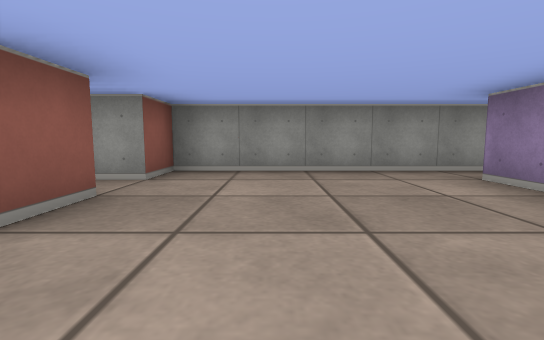
[1] (above)

13 first-person views from a walk through a cub3D maze. The camera is about half as high as the walls, tilts 6° down and sees 85° across. The floor is counted in squares. Each view is taken from the middle of a square. On the plan, view 1 faces up. The plan holds only what a view shows up to about 9 squares ahead; the rest is blank.

[2]
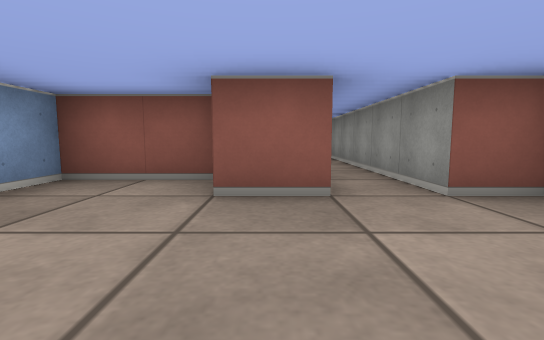

[3]
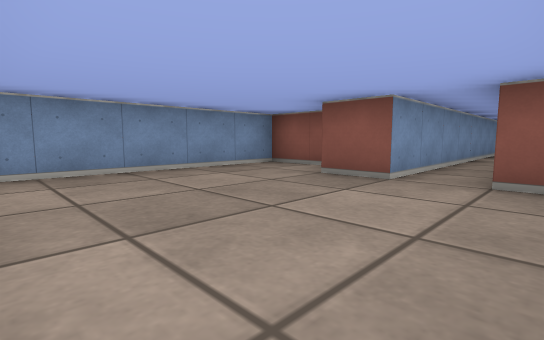

[4]
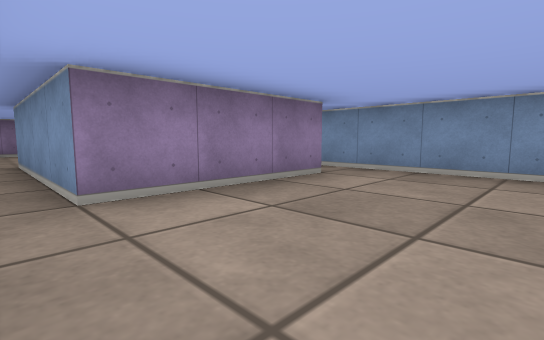

[5]
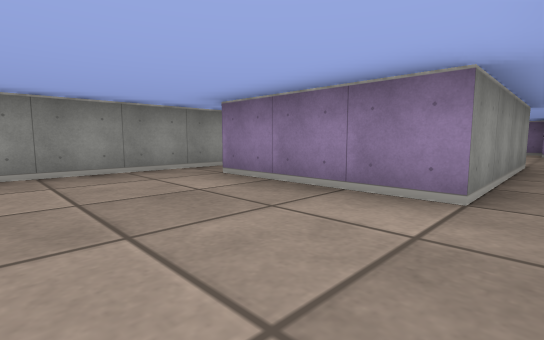

[6]
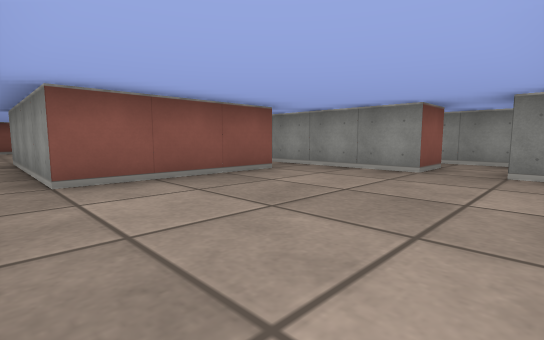

[7]
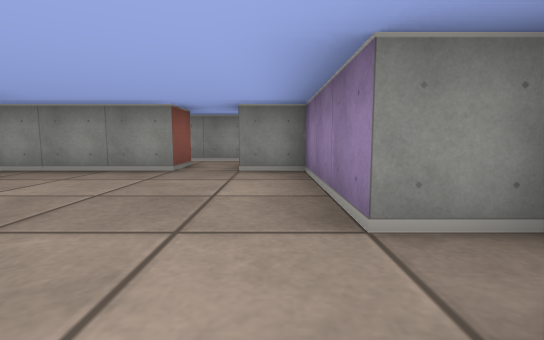

[8]
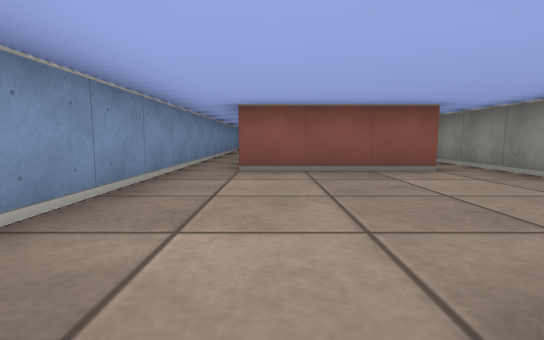

[9]
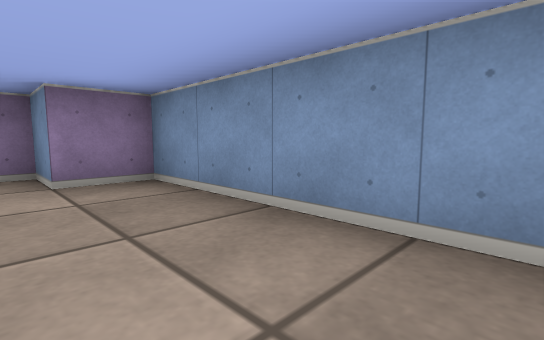

[10]
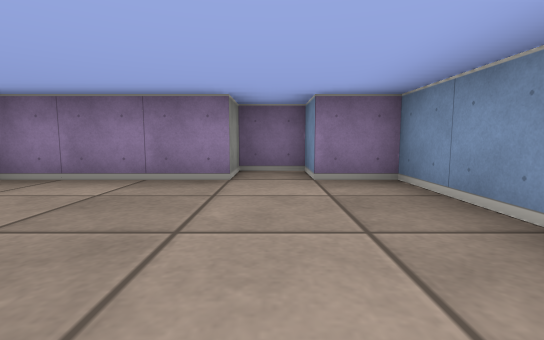

[11]
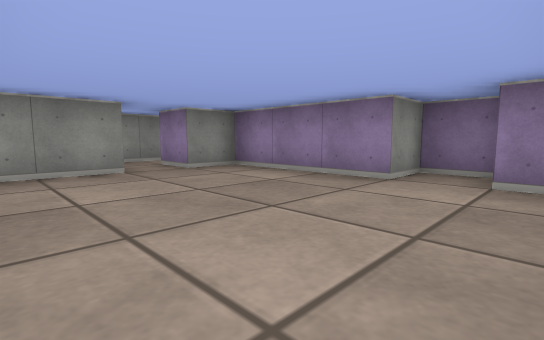

[12]
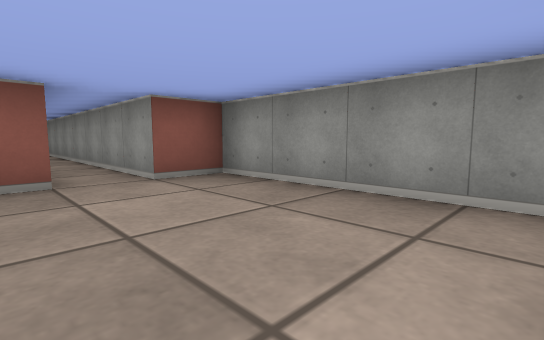

[13]
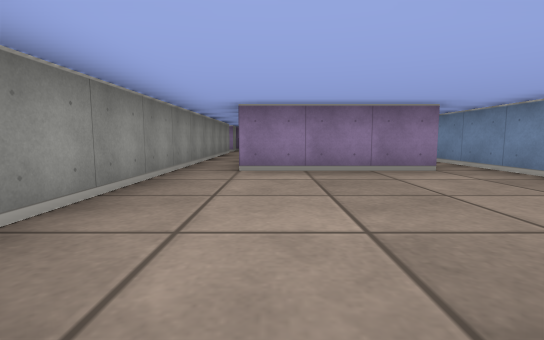

### Floor plan
Points are (right, up) in squares from view 1. A wall is a line through its corners. A room is listed if a view was taken in it or the views show most of it. See-through windows are left out.
Room 1 (views 1, 2, 3, 4, 5, 12, 13)
walls: (-2.5, 1.4) (-2.5, -0.5) (2.5, -0.5); (2.5, 0.5) (2.5, 3.5); (2.5, 4.5) (-1.5, 4.5) (-1.5, 3.5) (-8.5, 3.5); (-8.5, 2.5) (-1.5, 2.5) (-1.5, 1.5)
ways out: opening at (3, 0) to room 2; opening at (3, 4) to room 2
Room 2 (views 6, 7, 8, 9, 10, 11)
walls: (8.5, 5.6) (8.5, 4.5) (2.5, 4.5); (2.5, 3.5) (6.5, 3.5) (6.5, 0.5) (2.5, 0.5); (2.5, -0.5) (10.5, -0.5) (10.5, 0.5) (11.5, 0.5) (11.5, 1.5) (10.5, 1.5) (10.5, 4.5) (9.5, 4.5) (9.5, 5.5)
ways out: opening at (3, 0) to room 1; opening at (3, 4) to room 1; opening at (9, 5)

Positions as (right, up) in squares from view 1, and headings:
1: (0, 0), facing up
2: (1, 2), facing left
3: (2, 4), facing down-left
4: (0, 4), facing down-right
5: (0, 0), facing up-right
6: (10, 0), facing up-left
7: (10, 0), facing up
8: (11, 1), facing left
9: (7, 1), facing down-right
10: (7, 1), facing right
11: (7, 0), facing up-right
12: (2, 2), facing up-left
13: (-2, 3), facing right
